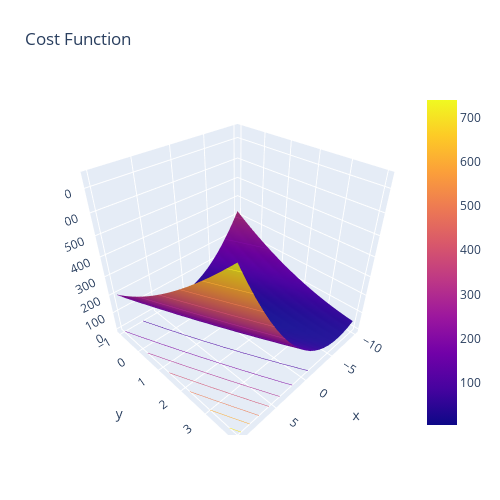

The notebook cell this image was saved under:
### Code cell
layout = Layout(
    title="Cost Function", autosize=false,
    width=500, height=500,
    margin=attr(l=65, r=50, b=65, t=90)
)


PlotlyJS.plot(PlotlyJS.surface(z=cost_function_matrix, x=theta0s, y=theta1s,
    contours_z=attr(
        show=true,
        usecolormap=true,
        highlightcolor="limegreen",
        project_z=true
    )),
    layout)

### Figure 1 — Plotly figure (JSON) as saved in the notebook; plotly's stock layout.template omitted (floating-point values rounded to 4 significant figures; data arrays with more than 128 entries replaced by an {"elided": "..."} marker saying what was removed)
{"data": [{"contours": {"z": {"highlightcolor": "limegreen", "project": {"z": true}, "show": true, "usecolormap": true}}, "type": "surface", "x": [-10, -9, -8, -7, -6, -5, -4, -3, -2, -1, 0, 1, 2, 3, 4, 5, 6, 7, 8, 9, 10], "y": [-1, -0.75, -0.5, -0.25, 0, 0.25, 0.5, 0.75, 1, 1.25, 1.5, 1.75, 2, 2.25, 2.5, 2.75, 3, 3.25, 3.5, 3.75, 4], "z": {"elided": "21x21 float values"}}], "layout": {"autosize": false, "height": 500, "margin": {"b": 65, "l": 65, "r": 50, "t": 90}, "title": "Cost Function", "width": 500}}
